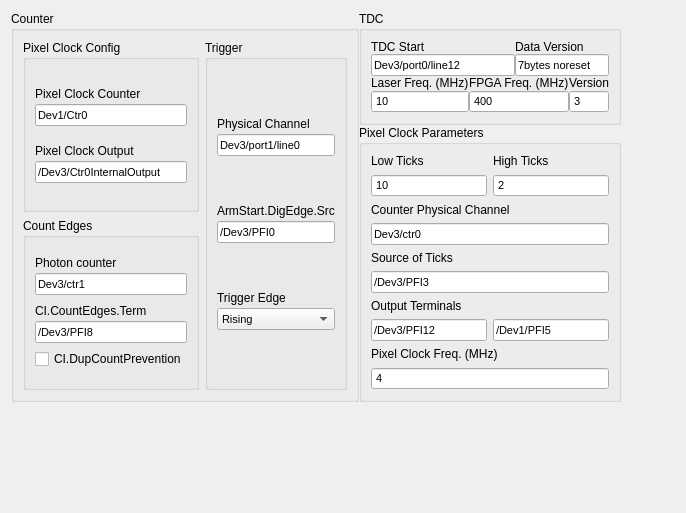
        <widget class="QWidget" name="tdc_counter_pixelclock">
         <attribute name="title">
          <string>TDC/Counter/Pixel Clock</string>
         </attribute>
         <layout class="QGridLayout" name="gridLayout_20">
          <item row="0" column="0">
           <layout class="QGridLayout" name="gridLayout_17" rowstretch="1,1000" columnstretch="1,1000">
            <property name="spacing">
             <number>0</number>
            </property>
            <item row="0" column="0">
             <layout class="QHBoxLayout" name="horizontalLayout_4" stretch="1,100000">
              <item>
               <widget class="QGroupBox" name="groupBox_5">
                <property name="title">
                 <string>Counter</string>
                </property>
                <layout class="QGridLayout" name="gridLayout_13">
                 <item row="0" column="0">
                  <widget class="QGroupBox" name="groupBox_9">
                   <property name="title">
                    <string>Pixel Clock Config</string>
                   </property>
                   <layout class="QVBoxLayout" name="verticalLayout_27">
                    <property name="spacing">
                     <number>0</number>
                    </property>
                    <item>
                     <layout class="QVBoxLayout" name="verticalLayout_48">
                      <item>
                       <widget class="QLabel" name="label_45">
                        <property name="maximumSize">
                         <size>
                          <width>16777215</width>
                          <height>20</height>
                         </size>
                        </property>
                        <property name="text">
                         <string>Pixel Clock Counter</string>
                        </property>
                       </widget>
                      </item>
                      <item>
                       <widget class="QLineEdit" name="counterPixelClockAddress">
                        <property name="font">
                         <font>
                          <pointsize>8</pointsize>
                         </font>
                        </property>
                        <property name="text">
                         <string>Dev1/Ctr0</string>
                        </property>
                       </widget>
                      </item>
                     </layout>
                    </item>
                    <item>
                     <layout class="QVBoxLayout" name="verticalLayout_52">
                      <item>
                       <widget class="QLabel" name="label_46">
                        <property name="maximumSize">
                         <size>
                          <width>16777215</width>
                          <height>20</height>
                         </size>
                        </property>
                        <property name="text">
                         <string>Pixel Clock Output</string>
                        </property>
                       </widget>
                      </item>
                      <item>
                       <widget class="QLineEdit" name="pixelClockCounterIntOutputAddress">
                        <property name="font">
                         <font>
                          <pointsize>8</pointsize>
                         </font>
                        </property>
                        <property name="text">
                         <string>/Dev3/Ctr0InternalOutput</string>
                        </property>
                       </widget>
                      </item>
                     </layout>
                    </item>
                   </layout>
                  </widget>
                 </item>
                 <item row="0" column="1" rowspan="2">
                  <widget class="QGroupBox" name="groupBox_10">
                   <property name="title">
                    <string>Trigger</string>
                   </property>
                   <layout class="QVBoxLayout" name="verticalLayout_28">
                    <property name="spacing">
                     <number>0</number>
                    </property>
                    <item>
                     <layout class="QVBoxLayout" name="verticalLayout_38">
                      <item>
                       <widget class="QLabel" name="label_33">
                        <property name="maximumSize">
                         <size>
                          <width>16777215</width>
                          <height>20</height>
                         </size>
                        </property>
                        <property name="text">
                         <string>Physical Channel</string>
                        </property>
                       </widget>
                      </item>
                      <item>
                       <widget class="QLineEdit" name="counterTriggerAddress">
                        <property name="font">
                         <font>
                          <pointsize>8</pointsize>
                         </font>
                        </property>
                        <property name="text">
                         <string>Dev3/port1/line0</string>
                        </property>
                       </widget>
                      </item>
                     </layout>
                    </item>
                    <item>
                     <layout class="QVBoxLayout" name="verticalLayout_53">
                      <item>
                       <widget class="QLabel" name="label_34">
                        <property name="maximumSize">
                         <size>
                          <width>16777215</width>
                          <height>20</height>
                         </size>
                        </property>
                        <property name="text">
                         <string>ArmStart.DigEdge.Src</string>
                        </property>
                       </widget>
                      </item>
                      <item>
                       <widget class="QLineEdit" name="counterTriggerArmStartDigEdgeSrc">
                        <property name="font">
                         <font>
                          <pointsize>8</pointsize>
                         </font>
                        </property>
                        <property name="text">
                         <string>/Dev3/PFI0</string>
                        </property>
                       </widget>
                      </item>
                     </layout>
                    </item>
                    <item>
                     <layout class="QVBoxLayout" name="verticalLayout_54">
                      <item>
                       <widget class="QLabel" name="label_37">
                        <property name="maximumSize">
                         <size>
                          <width>16777215</width>
                          <height>20</height>
                         </size>
                        </property>
                        <property name="text">
                         <string>Trigger Edge</string>
                        </property>
                       </widget>
                      </item>
                      <item>
                       <widget class="QComboBox" name="counterTriggerEdge">
                        <property name="font">
                         <font>
                          <pointsize>8</pointsize>
                         </font>
                        </property>
                        <property name="editable">
                         <bool>false</bool>
                        </property>
                        <item>
                         <property name="text">
                          <string>Rising</string>
                         </property>
                        </item>
                        <item>
                         <property name="text">
                          <string>Falling</string>
                         </property>
                        </item>
                       </widget>
                      </item>
                     </layout>
                    </item>
                   </layout>
                  </widget>
                 </item>
                 <item row="1" column="0">
                  <widget class="QGroupBox" name="groupBox_11">
                   <property name="title">
                    <string>Count Edges</string>
                   </property>
                   <layout class="QVBoxLayout" name="verticalLayout_55">
                    <property name="spacing">
                     <number>0</number>
                    </property>
                    <item>
                     <layout class="QVBoxLayout" name="verticalLayout_56">
                      <item>
                       <widget class="QLabel" name="label_47">
                        <property name="maximumSize">
                         <size>
                          <width>16777215</width>
                          <height>20</height>
                         </size>
                        </property>
                        <property name="text">
                         <string>Photon counter</string>
                        </property>
                       </widget>
                      </item>
                      <item>
                       <widget class="QLineEdit" name="counterAddress">
                        <property name="font">
                         <font>
                          <pointsize>8</pointsize>
                         </font>
                        </property>
                        <property name="text">
                         <string>Dev3/ctr1</string>
                        </property>
                       </widget>
                      </item>
                     </layout>
                    </item>
                    <item>
                     <layout class="QVBoxLayout" name="verticalLayout_57">
                      <item>
                       <widget class="QLabel" name="label_48">
                        <property name="maximumSize">
                         <size>
                          <width>16777215</width>
                          <height>20</height>
                         </size>
                        </property>
                        <property name="text">
                         <string>CI.CountEdges.Term</string>
                        </property>
                       </widget>
                      </item>
                      <item>
                       <widget class="QLineEdit" name="counterCIcountEdgesTerm">
                        <property name="font">
                         <font>
                          <pointsize>8</pointsize>
                         </font>
                        </property>
                        <property name="text">
                         <string>/Dev3/PFI8</string>
                        </property>
                       </widget>
                      </item>
                     </layout>
                    </item>
                    <item>
                     <widget class="QCheckBox" name="counterCIdupCountPrevention">
                      <property name="text">
                       <string>CI.DupCountPrevention</string>
                      </property>
                     </widget>
                    </item>
                   </layout>
                  </widget>
                 </item>
                </layout>
               </widget>
              </item>
              <item>
               <layout class="QVBoxLayout" name="verticalLayout_83">
                <item>
                 <widget class="QGroupBox" name="groupBox_12">
                  <property name="sizePolicy">
                   <sizepolicy hsizetype="Expanding" vsizetype="Expanding">
                    <horstretch>0</horstretch>
                    <verstretch>0</verstretch>
                   </sizepolicy>
                  </property>
                  <property name="title">
                   <string>TDC</string>
                  </property>
                  <layout class="QGridLayout" name="gridLayout_15">
                   <property name="spacing">
                    <number>0</number>
                   </property>
                   <item row="0" column="0" colspan="2">
                    <layout class="QVBoxLayout" name="verticalLayout_43">
                     <item>
                      <widget class="QLabel" name="Address">
                       <property name="maximumSize">
                        <size>
                         <width>16777215</width>
                         <height>20</height>
                        </size>
                       </property>
                       <property name="text">
                        <string>TDC Start</string>
                       </property>
                      </widget>
                     </item>
                     <item>
                      <widget class="QLineEdit" name="TDCaddress">
                       <property name="font">
                        <font>
                         <pointsize>8</pointsize>
                        </font>
                       </property>
                       <property name="text">
                        <string>Dev3/port0/line12</string>
                       </property>
                      </widget>
                     </item>
                    </layout>
                   </item>
                   <item row="0" column="2" colspan="2">
                    <layout class="QVBoxLayout" name="verticalLayout_45">
                     <item>
                      <widget class="QLabel" name="label_43">
                       <property name="maximumSize">
                        <size>
                         <width>16777215</width>
                         <height>20</height>
                        </size>
                       </property>
                       <property name="text">
                        <string>Data Version</string>
                       </property>
                      </widget>
                     </item>
                     <item>
                      <widget class="QLineEdit" name="TDCdataVersion">
                       <property name="font">
                        <font>
                         <pointsize>8</pointsize>
                        </font>
                       </property>
                       <property name="text">
                        <string>7bytes noreset</string>
                       </property>
                      </widget>
                     </item>
                    </layout>
                   </item>
                   <item row="1" column="0">
                    <layout class="QVBoxLayout" name="verticalLayout_32">
                     <item>
                      <widget class="QLabel" name="label_23">
                       <property name="text">
                        <string>Laser Freq. (MHz)</string>
                       </property>
                      </widget>
                     </item>
                     <item>
                      <widget class="QSpinBox" name="TDClaserFreq">
                       <property name="enabled">
                        <bool>true</bool>
                       </property>
                       <property name="font">
                        <font>
                         <pointsize>8</pointsize>
                        </font>
                       </property>
                       <property name="wrapping">
                        <bool>false</bool>
                       </property>
                       <property name="readOnly">
                        <bool>false</bool>
                       </property>
                       <property name="buttonSymbols">
                        <enum>QAbstractSpinBox::NoButtons</enum>
                       </property>
                       <property name="value">
                        <number>10</number>
                       </property>
                      </widget>
                     </item>
                    </layout>
                   </item>
                   <item row="1" column="1" colspan="2">
                    <layout class="QVBoxLayout" name="verticalLayout_33">
                     <item>
                      <widget class="QLabel" name="label_24">
                       <property name="text">
                        <string>FPGA Freq. (MHz)</string>
                       </property>
                      </widget>
                     </item>
                     <item>
                      <widget class="QSpinBox" name="TDCFPGAFreq">
                       <property name="enabled">
                        <bool>true</bool>
                       </property>
                       <property name="sizePolicy">
                        <sizepolicy hsizetype="Minimum" vsizetype="Fixed">
                         <horstretch>0</horstretch>
                         <verstretch>0</verstretch>
                        </sizepolicy>
                       </property>
                       <property name="font">
                        <font>
                         <pointsize>8</pointsize>
                        </font>
                       </property>
                       <property name="wrapping">
                        <bool>false</bool>
                       </property>
                       <property name="readOnly">
                        <bool>false</bool>
                       </property>
                       <property name="buttonSymbols">
                        <enum>QAbstractSpinBox::NoButtons</enum>
                       </property>
                       <property name="maximum">
                        <number>9999999</number>
                       </property>
                       <property name="value">
                        <number>400</number>
                       </property>
                      </widget>
                     </item>
                    </layout>
                   </item>
                   <item row="1" column="3">
                    <layout class="QVBoxLayout" name="verticalLayout_40">
                     <item>
                      <widget class="QLabel" name="label_28">
                       <property name="text">
                        <string>Version</string>
                       </property>
                      </widget>
                     </item>
                     <item>
                      <widget class="QSpinBox" name="TDCversion">
                       <property name="enabled">
                        <bool>true</bool>
                       </property>
                       <property name="sizePolicy">
                        <sizepolicy hsizetype="Minimum" vsizetype="Fixed">
                         <horstretch>0</horstretch>
                         <verstretch>0</verstretch>
                        </sizepolicy>
                       </property>
                       <property name="font">
                        <font>
                         <pointsize>8</pointsize>
                        </font>
                       </property>
                       <property name="wrapping">
                        <bool>false</bool>
                       </property>
                       <property name="readOnly">
                        <bool>false</bool>
                       </property>
                       <property name="buttonSymbols">
                        <enum>QAbstractSpinBox::NoButtons</enum>
                       </property>
                       <property name="value">
                        <number>3</number>
                       </property>
                      </widget>
                     </item>
                    </layout>
                   </item>
                  </layout>
                 </widget>
                </item>
                <item>
                 <widget class="QGroupBox" name="groupBox_14">
                  <property name="sizePolicy">
                   <sizepolicy hsizetype="Expanding" vsizetype="Expanding">
                    <horstretch>0</horstretch>
                    <verstretch>0</verstretch>
                   </sizepolicy>
                  </property>
                  <property name="title">
                   <string>Pixel Clock Parameters</string>
                  </property>
                  <layout class="QGridLayout" name="gridLayout_14">
                   <item row="4" column="0" colspan="2">
                    <layout class="QVBoxLayout" name="verticalLayout_62">
                     <item>
                      <widget class="QLabel" name="label_42">
                       <property name="text">
                        <string>Pixel Clock Freq. (MHz)</string>
                       </property>
                      </widget>
                     </item>
                     <item>
                      <widget class="QSpinBox" name="pixelClockFreq">
                       <property name="enabled">
                        <bool>true</bool>
                       </property>
                       <property name="sizePolicy">
                        <sizepolicy hsizetype="Minimum" vsizetype="Fixed">
                         <horstretch>0</horstretch>
                         <verstretch>0</verstretch>
                        </sizepolicy>
                       </property>
                       <property name="font">
                        <font>
                         <pointsize>8</pointsize>
                        </font>
                       </property>
                       <property name="wrapping">
                        <bool>false</bool>
                       </property>
                       <property name="readOnly">
                        <bool>false</bool>
                       </property>
                       <property name="buttonSymbols">
                        <enum>QAbstractSpinBox::NoButtons</enum>
                       </property>
                       <property name="maximum">
                        <number>99999</number>
                       </property>
                       <property name="value">
                        <number>4</number>
                       </property>
                      </widget>
                     </item>
                    </layout>
                   </item>
                   <item row="0" column="1">
                    <layout class="QVBoxLayout" name="verticalLayout_42">
                     <item>
                      <widget class="QLabel" name="label_31">
                       <property name="text">
                        <string>High Ticks</string>
                       </property>
                      </widget>
                     </item>
                     <item>
                      <widget class="QSpinBox" name="pixelClockHighTicks">
                       <property name="enabled">
                        <bool>true</bool>
                       </property>
                       <property name="font">
                        <font>
                         <pointsize>8</pointsize>
                        </font>
                       </property>
                       <property name="wrapping">
                        <bool>false</bool>
                       </property>
                       <property name="readOnly">
                        <bool>false</bool>
                       </property>
                       <property name="buttonSymbols">
                        <enum>QAbstractSpinBox::NoButtons</enum>
                       </property>
                       <property name="value">
                        <number>2</number>
                       </property>
                      </widget>
                     </item>
                    </layout>
                   </item>
                   <item row="1" column="0" colspan="2">
                    <layout class="QVBoxLayout" name="verticalLayout_59">
                     <item>
                      <widget class="QLabel" name="pixelClockCounterChannel_2">
                       <property name="maximumSize">
                        <size>
                         <width>16777215</width>
                         <height>20</height>
                        </size>
                       </property>
                       <property name="text">
                        <string>Counter Physical Channel</string>
                       </property>
                      </widget>
                     </item>
                     <item>
                      <widget class="QLineEdit" name="pixelClockCounterAddress">
                       <property name="font">
                        <font>
                         <pointsize>8</pointsize>
                        </font>
                       </property>
                       <property name="text">
                        <string>Dev3/ctr0</string>
                       </property>
                      </widget>
                     </item>
                    </layout>
                   </item>
                   <item row="0" column="0">
                    <layout class="QVBoxLayout" name="verticalLayout_58">
                     <item>
                      <widget class="QLabel" name="label_40">
                       <property name="text">
                        <string>Low Ticks</string>
                       </property>
                      </widget>
                     </item>
                     <item>
                      <widget class="QSpinBox" name="pixelClockLowTicks">
                       <property name="enabled">
                        <bool>true</bool>
                       </property>
                       <property name="font">
                        <font>
                         <pointsize>8</pointsize>
                        </font>
                       </property>
                       <property name="wrapping">
                        <bool>false</bool>
                       </property>
                       <property name="readOnly">
                        <bool>false</bool>
                       </property>
                       <property name="buttonSymbols">
                        <enum>QAbstractSpinBox::NoButtons</enum>
                       </property>
                       <property name="value">
                        <number>10</number>
                       </property>
                      </widget>
                     </item>
                    </layout>
                   </item>
                   <item row="2" column="0" colspan="2">
                    <layout class="QVBoxLayout" name="verticalLayout_61">
                     <item>
                      <widget class="QLabel" name="label_49">
                       <property name="maximumSize">
                        <size>
                         <width>16777215</width>
                         <height>20</height>
                        </size>
                       </property>
                       <property name="text">
                        <string>Source of Ticks</string>
                       </property>
                      </widget>
                     </item>
                     <item>
                      <widget class="QLineEdit" name="pixelClockSrcOfTicks">
                       <property name="sizePolicy">
                        <sizepolicy hsizetype="Expanding" vsizetype="Fixed">
                         <horstretch>0</horstretch>
                         <verstretch>0</verstretch>
                        </sizepolicy>
                       </property>
                       <property name="font">
                        <font>
                         <pointsize>8</pointsize>
                        </font>
                       </property>
                       <property name="text">
                        <string>/Dev3/PFI3</string>
                       </property>
                      </widget>
                     </item>
                    </layout>
                   </item>
                   <item row="3" column="0" colspan="2">
                    <layout class="QVBoxLayout" name="verticalLayout_11">
                     <item>
                      <widget class="QLabel" name="label_50">
                       <property name="maximumSize">
                        <size>
                         <width>16777215</width>
                         <height>20</height>
                        </size>
                       </property>
                       <property name="text">
                        <string>Output Terminals</string>
                       </property>
                      </widget>
                     </item>
                     <item>
                      <layout class="QHBoxLayout" name="horizontalLayout_13">
                       <item>
                        <widget class="QLineEdit" name="pixelClockOutput">
                         <property name="sizePolicy">
                          <sizepolicy hsizetype="Expanding" vsizetype="Fixed">
                           <horstretch>0</horstretch>
                           <verstretch>0</verstretch>
                          </sizepolicy>
                         </property>
                         <property name="font">
                          <font>
                           <pointsize>8</pointsize>
                          </font>
                         </property>
                         <property name="text">
                          <string>/Dev3/PFI12</string>
                         </property>
                        </widget>
                       </item>
                       <item>
                        <widget class="QLineEdit" name="pixelClockOutputExt">
                         <property name="sizePolicy">
                          <sizepolicy hsizetype="Expanding" vsizetype="Fixed">
                           <horstretch>0</horstretch>
                           <verstretch>0</verstretch>
                          </sizepolicy>
                         </property>
                         <property name="font">
                          <font>
                           <pointsize>8</pointsize>
                          </font>
                         </property>
                         <property name="text">
                          <string>/Dev1/PFI5</string>
                         </property>
                        </widget>
                       </item>
                      </layout>
                     </item>
                    </layout>
                   </item>
                  </layout>
                 </widget>
                </item>
               </layout>
              </item>
             </layout>
            </item>
            <item row="0" column="1">
             <spacer name="horizontalSpacer_6">
              <property name="orientation">
               <enum>Qt::Horizontal</enum>
              </property>
              <property name="sizeHint" stdset="0">
               <size>
                <width>40</width>
                <height>20</height>
               </size>
              </property>
             </spacer>
            </item>
            <item row="1" column="0">
             <spacer name="verticalSpacer_4">
              <property name="orientation">
               <enum>Qt::Vertical</enum>
              </property>
              <property name="sizeType">
               <enum>QSizePolicy::Expanding</enum>
              </property>
              <property name="sizeHint" stdset="0">
               <size>
                <width>20</width>
                <height>100</height>
               </size>
              </property>
             </spacer>
            </item>
           </layout>
          </item>
         </layout>
        </widget>
